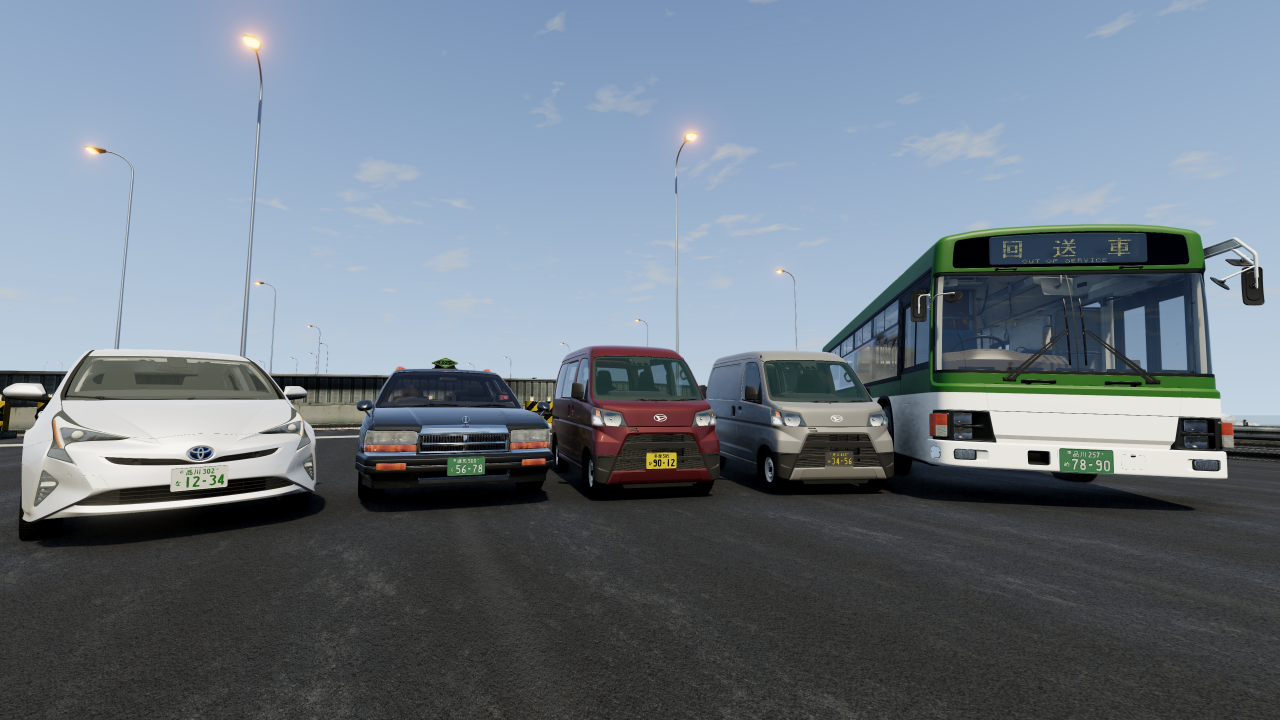
#> input picture TS-ANPR-release-v3.1.0/examples/img/JP/multiple.jpg, 3840 x 2160 px (shown at 1/3 size)
$ python hailo_calibration_data.py --data_dir ../../../../TS-ANPR-release-v3.1.0/examples/img/JP
#> lines starting #> are read from the running program, lines starting #| are printed output that depends on the picture
from PIL import Image
import os
import argparse
from tqdm import tqdm
import random


def parse_arguments():
    parser = argparse.ArgumentParser(description="Create the calibration data for the Hailo quantization")
    parser.add_argument("--data_dir", type=str, required=True, help="The dataset path")
    parser.add_argument("--target_dir", type=str, default="calib", help="The target directory to save processed images")
    parser.add_argument("--image_size", nargs='+', type=int, default=(640, 640), help="Input image size")
    parser.add_argument("--num_images", type=int, default=1024, help="Number of calibration images")
    parser.add_argument("--image_extensions", nargs='+', type=str, default=['.jpg', '.jpeg', '.png'],
                        help="Image file extensions to look for")

    return parser.parse_args()


def resize_and_crop(img, target_w, target_h):
    """Resize and crop image to target size while maintaining aspect ratio."""
    # Calculate the resize dimensions
    ratio = max(target_w / img.width, target_h / img.height)
    new_width = int(img.width * ratio)
    new_height = int(img.height * ratio)

    # Resize so the smallest dimension is target_size
    img = img.resize((new_width, new_height), Image.Resampling.LANCZOS)

    # Center crop
    left = (img.width - target_w) // 2
    top = (img.height - target_h) // 2
    right = left + target_w
    bottom = top + target_h

    return img.crop((left, top, right, bottom))


def find_image_files(directory, extensions):
    """Find all image files with specified extensions in directory and its subdirectories."""
    image_files = []

    for root, _, files in os.walk(directory):
        for file in files:
            if any(file.lower().endswith(ext.lower()) for ext in extensions):
                image_files.append(os.path.join(root, file))

    return image_files


def main():
    args = parse_arguments()

    # Ensure target directory exists
    target_dir_path = os.path.join(args.target_dir, "calib")
    os.makedirs(target_dir_path, exist_ok=True)

    # Find all image files in the data directory
    print(f"Searching for images in {args.data_dir}...")
    all_image_paths = find_image_files(args.data_dir, args.image_extensions)

    if not all_image_paths:
        print(f"No images found in {args.data_dir} with extensions {args.image_extensions}")
        return

    print(f"Found {len(all_image_paths)} images")

    # Randomly select images if there are more than needed
    random.shuffle(all_image_paths)
    images_list = all_image_paths[:args.num_images]

    # Adjust num_images if we don't have enough
    actual_num_images = len(images_list)
    if actual_num_images < args.num_images:
        print(f"Warning: Only found {actual_num_images} images, less than the requested {args.num_images}")

    print("Creating calibration data for Hailo export")
    for idx, filepath in tqdm(enumerate(images_list)):
        try:
            # Open the image using PIL
            with Image.open(filepath) as img:
                # Convert image to RGB (in case it's not)
#> img is the input picture: PIL image 3840x2160 RGB; mean R, G, B 109.3, 120.7, 132.1
                img = img.convert("RGB")

                # Resize and crop
                processed_img = resize_and_crop(img, args.image_size[0], args.image_size[1])
#> in resize_and_crop, `img = img.resize((new_width, new_height), Image.Resampling.LANCZOS)`:
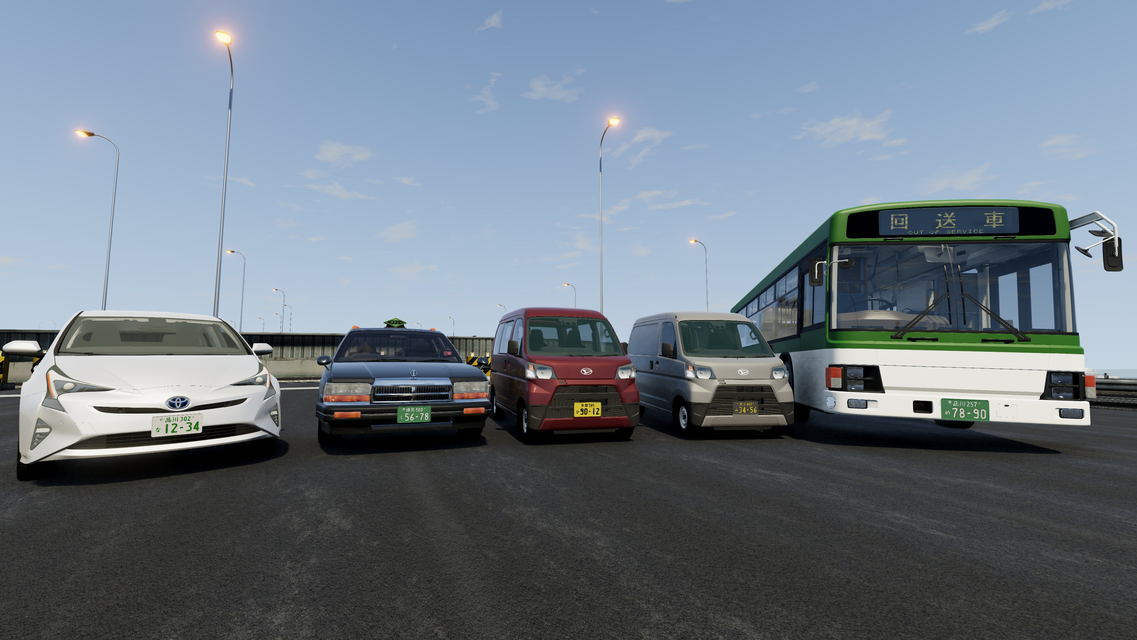
#> img: PIL image 1137x640 RGB; mean R, G, B 109.3, 120.7, 132.1
#> in resize_and_crop, `return img.crop((left, top, right, bottom))`:
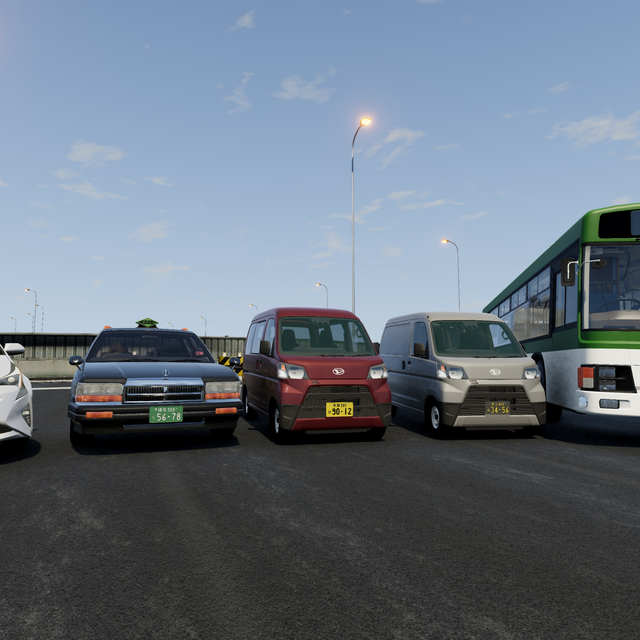
#> returned value: PIL image 640x640 RGB; mean R, G, B 103.7, 115.2, 127.9

                # Save the processed image
                output_filepath = os.path.join(target_dir_path, f"processed_{idx}.jpg")
                processed_img.save(output_filepath, format="JPEG")
        except Exception as e:
            print(f"Error processing {filepath}: {e}")
            continue
#> pass 2 of the loop in main, `for idx, filepath in tqdm(enumerate(images_list)):`:
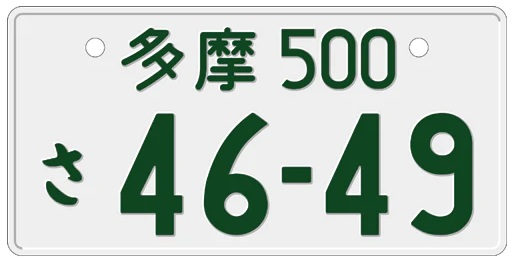
#> input picture TS-ANPR-release-v3.1.0/examples/img/JP/licensePlate.jpg, 515 x 263 px
#> in main, img is the input picture: PIL image 515x263 RGB; mean R, G, B 196.2, 205.9, 199.4
#> in resize_and_crop (call 2), `img = img.resize((new_width, new_height), Image.Resampling.LANCZOS)`:
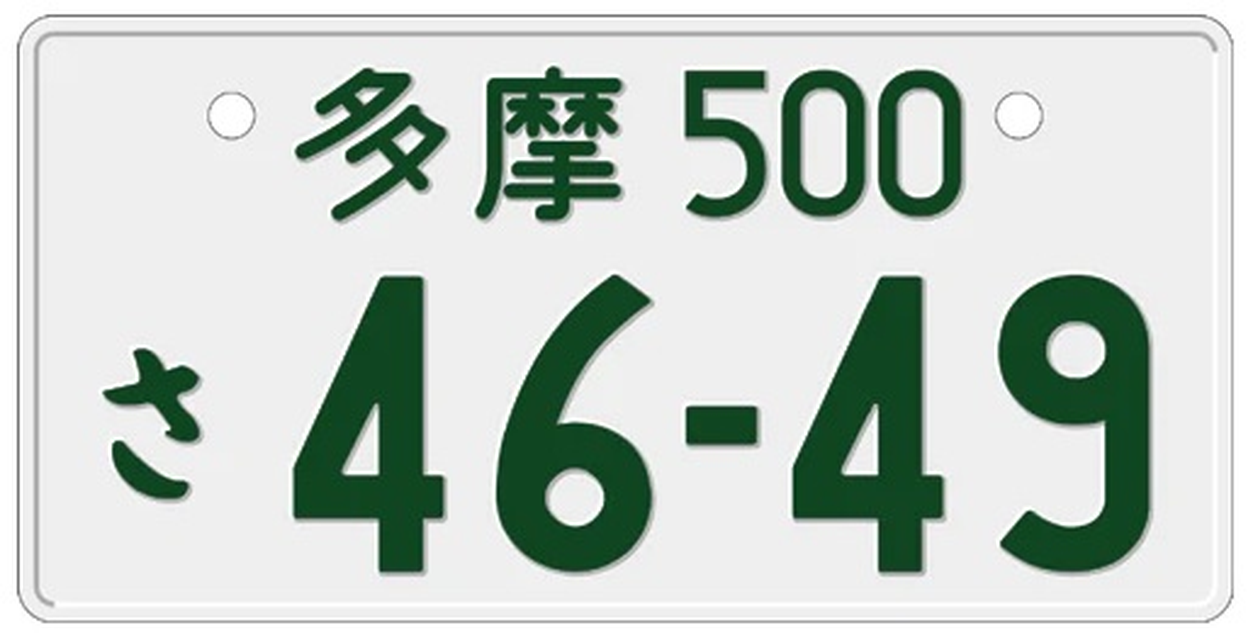
#> img: PIL image 1253x640 RGB; mean R, G, B 196.1, 205.7, 199.2
#> in resize_and_crop (call 2), `return img.crop((left, top, right, bottom))`:
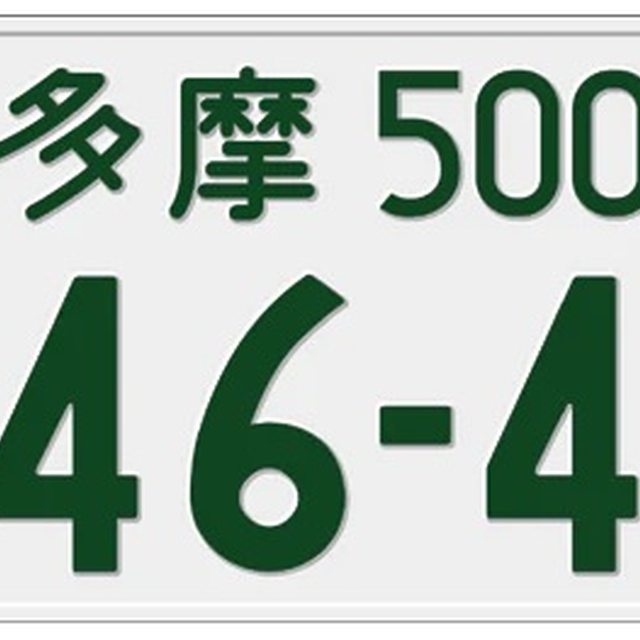
#> returned value: PIL image 640x640 RGB; mean R, G, B 175.2, 189.6, 179.9


if __name__ == "__main__":
    main()
